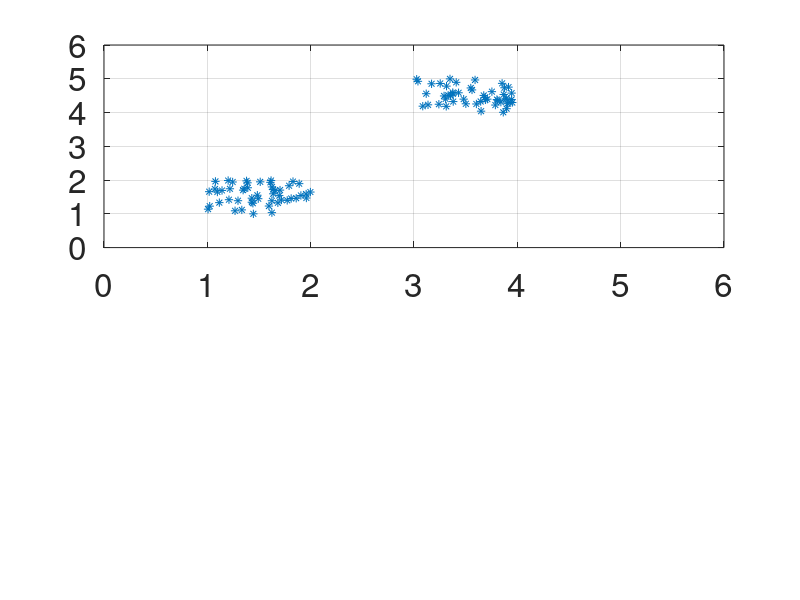

Here is the MATLAB script that generated this plot: (Note: this script raises an error after producing the figure.)

clear all
close all
clc

X_data_Example = [1+rand(1,50) 3+rand(1,50)]';
Y_data_Example = [1+rand(1,50) 4+rand(1,50)]';

epsilon = 0.7;
num_outliers_percent = 0.07;
num_mic_C_percent = 0.07;
Wc = 1;
W1 = 1;
W2 = 2;

subplot(2,1,1)
plot(X_data_Example,Y_data_Example,"*")
xlim([0 6])
ylim([0 6])
grid on
set(gca,'fontsize',24);

matrix_Example = [X_data_Example, Y_data_Example];
total_points = numel(X_data_Example);
num_outliers_per_cluste = max([1 floor(num_outliers_percent*total_points)]);
idx = dbscan(matrix_Example,epsilon,num_outliers_per_cluste);
Num_estimated_claster = max(idx);

C = zeros(1,Num_estimated_claster);
Var_1 = zeros(1,Num_estimated_claster);
Var_2 = zeros(1,Num_estimated_claster);
Mean_1 = zeros(1,Num_estimated_claster);
Mean_2 = zeros(1,Num_estimated_claster);

for ii = 1:Num_estimated_claster
    C(ii) = sum(idx == ii)./total_points;
    Var_1(ii) = var(Y_data_Example(idx==ii));
    Var_2(ii) = var(X_data_Example(idx==ii));
    Mean_1(ii) = mean(Y_data_Example(idx==ii));
    Mean_2(ii) = mean(X_data_Example(idx==ii));
end

if Num_estimated_claster == 1
    Choise_1 = Mean_1;
    Choise_2 = Mean_2;
else
    Likelihood = (Wc*C - W1*Var_1 - W2*Var_2);
    Likelihood(C<num_mic_C_percent) = -inf;
    Choise_1 = Mean_1(Likelihood == (max(Likelihood)));
    Choise_2 = Mean_2(Likelihood == (max(Likelihood)));
end

subplot(2,1,2)
for ii = 1:Num_estimated_claster
    plot(X_data_Example(ii == idx),Y_data_Example(ii == idx),"*")
    hold on
end
legend
xlim([0 6])
ylim([0 6])
grid on
set(gca,'fontsize',24);

